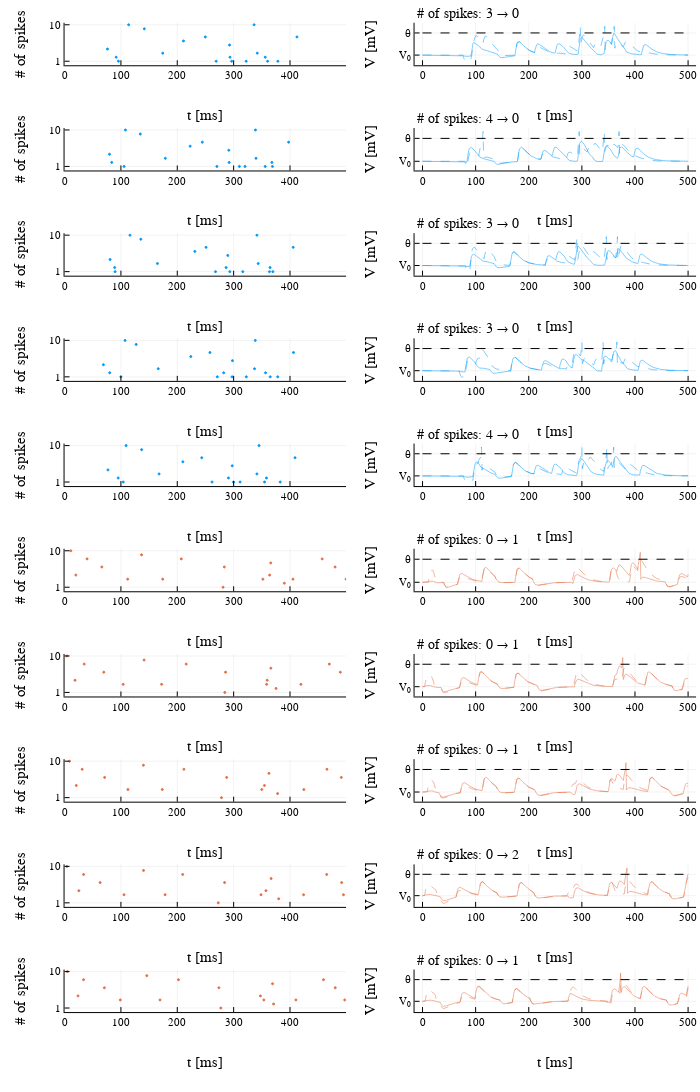

Notebook code for this chart:
### Markdown cell above
## Plots

### Code cell
plotlyjs(size = (700, 1500))
cols = collect(1:2)#palette(:rainbow, 2)

inp_plots = [PlotInputs(s.x, color = cols[1 + s.y])
             for s ∈ samples]
train_plots = [PlotPotential(tmp, out_b = ob.V, out = oa.V,
                             N_b = length(ob.spikes), N = length(oa.spikes),
                             t = t, color = cols[1 + s.y])
               for (s, ob, oa) ∈ zip(samples, out_b, out_a)]
ip = plot(inp_plots..., layout = (length(inp_plots), 1), link = :all)
tp = plot(train_plots..., layout = (length(train_plots), 1), link = :all)
p = plot(ip, tp, layout = (1, 2), left_margin = 8mm, bottom_margin = 15mm)
